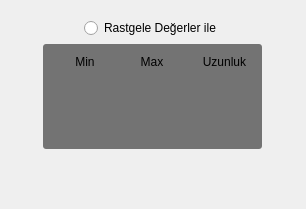
           <widget class="QFrame" name="frame_random_list_container">
            <property name="sizePolicy">
             <sizepolicy hsizetype="Fixed" vsizetype="Fixed">
              <horstretch>0</horstretch>
              <verstretch>0</verstretch>
             </sizepolicy>
            </property>
            <property name="minimumSize">
             <size>
              <width>306</width>
              <height>193</height>
             </size>
            </property>
            <property name="frameShape">
             <enum>QFrame::NoFrame</enum>
            </property>
            <property name="frameShadow">
             <enum>QFrame::Raised</enum>
            </property>
            <layout class="QVBoxLayout" name="verticalLayout_5">
             <property name="spacing">
              <number>0</number>
             </property>
             <property name="leftMargin">
              <number>0</number>
             </property>
             <property name="topMargin">
              <number>0</number>
             </property>
             <property name="rightMargin">
              <number>0</number>
             </property>
             <property name="bottomMargin">
              <number>0</number>
             </property>
             <item>
              <spacer name="verticalSpacer_7">
               <property name="orientation">
                <enum>Qt::Vertical</enum>
               </property>
               <property name="sizeType">
                <enum>QSizePolicy::Fixed</enum>
               </property>
               <property name="sizeHint" stdset="0">
                <size>
                 <width>20</width>
                 <height>18</height>
                </size>
               </property>
              </spacer>
             </item>
             <item alignment="Qt::AlignHCenter">
              <widget class="QRadioButton" name="radioButton_random_list">
               <property name="minimumSize">
                <size>
                 <width>0</width>
                 <height>0</height>
                </size>
               </property>
               <property name="cursor">
                <cursorShape>PointingHandCursor</cursorShape>
               </property>
               <property name="styleSheet">
                <string notr="true"/>
               </property>
               <property name="text">
                <string>Rastgele Değerler ile</string>
               </property>
               <property name="checkable">
                <bool>true</bool>
               </property>
              </widget>
             </item>
             <item>
              <spacer name="verticalSpacer_9">
               <property name="orientation">
                <enum>Qt::Vertical</enum>
               </property>
               <property name="sizeType">
                <enum>QSizePolicy::Fixed</enum>
               </property>
               <property name="sizeHint" stdset="0">
                <size>
                 <width>20</width>
                 <height>6</height>
                </size>
               </property>
              </spacer>
             </item>
             <item alignment="Qt::AlignHCenter|Qt::AlignVCenter">
              <widget class="QFrame" name="frame_random_list">
               <property name="enabled">
                <bool>true</bool>
               </property>
               <property name="sizePolicy">
                <sizepolicy hsizetype="Fixed" vsizetype="Fixed">
                 <horstretch>0</horstretch>
                 <verstretch>0</verstretch>
                </sizepolicy>
               </property>
               <property name="minimumSize">
                <size>
                 <width>200</width>
                 <height>100</height>
                </size>
               </property>
               <property name="maximumSize">
                <size>
                 <width>273</width>
                 <height>16777215</height>
                </size>
               </property>
               <property name="styleSheet">
                <string notr="true">background:#737373;
padding:0 3px 3px 3px;
border-radius:3px;</string>
               </property>
               <property name="frameShape">
                <enum>QFrame::NoFrame</enum>
               </property>
               <property name="frameShadow">
                <enum>QFrame::Raised</enum>
               </property>
               <layout class="QVBoxLayout" name="verticalLayout_6">
                <property name="spacing">
                 <number>0</number>
                </property>
                <property name="leftMargin">
                 <number>0</number>
                </property>
                <property name="topMargin">
                 <number>0</number>
                </property>
                <property name="rightMargin">
                 <number>0</number>
                </property>
                <property name="bottomMargin">
                 <number>0</number>
                </property>
                <item>
                 <widget class="QFrame" name="frame_random_list_label_container">
                  <property name="sizePolicy">
                   <sizepolicy hsizetype="Fixed" vsizetype="Fixed">
                    <horstretch>0</horstretch>
                    <verstretch>0</verstretch>
                   </sizepolicy>
                  </property>
                  <property name="minimumSize">
                   <size>
                    <width>213</width>
                    <height>30</height>
                   </size>
                  </property>
                  <property name="maximumSize">
                   <size>
                    <width>16777215</width>
                    <height>50</height>
                   </size>
                  </property>
                  <property name="frameShape">
                   <enum>QFrame::NoFrame</enum>
                  </property>
                  <property name="frameShadow">
                   <enum>QFrame::Raised</enum>
                  </property>
                  <layout class="QHBoxLayout" name="horizontalLayout_6">
                   <property name="spacing">
                    <number>11</number>
                   </property>
                   <property name="leftMargin">
                    <number>11</number>
                   </property>
                   <property name="topMargin">
                    <number>11</number>
                   </property>
                   <property name="rightMargin">
                    <number>11</number>
                   </property>
                   <property name="bottomMargin">
                    <number>11</number>
                   </property>
                   <item>
                    <widget class="QLabel" name="lbl_min">
                     <property name="sizePolicy">
                      <sizepolicy hsizetype="Fixed" vsizetype="Fixed">
                       <horstretch>0</horstretch>
                       <verstretch>0</verstretch>
                      </sizepolicy>
                     </property>
                     <property name="minimumSize">
                      <size>
                       <width>50</width>
                       <height>0</height>
                      </size>
                     </property>
                     <property name="font">
                      <font>
                       <pointsize>9</pointsize>
                      </font>
                     </property>
                     <property name="styleSheet">
                      <string notr="true"/>
                     </property>
                     <property name="text">
                      <string>Min</string>
                     </property>
                     <property name="alignment">
                      <set>Qt::AlignCenter</set>
                     </property>
                    </widget>
                   </item>
                   <item>
                    <widget class="QLabel" name="lbl_max">
                     <property name="sizePolicy">
                      <sizepolicy hsizetype="Fixed" vsizetype="Fixed">
                       <horstretch>0</horstretch>
                       <verstretch>0</verstretch>
                      </sizepolicy>
                     </property>
                     <property name="minimumSize">
                      <size>
                       <width>62</width>
                       <height>0</height>
                      </size>
                     </property>
                     <property name="font">
                      <font>
                       <pointsize>9</pointsize>
                      </font>
                     </property>
                     <property name="styleSheet">
                      <string notr="true"/>
                     </property>
                     <property name="text">
                      <string>Max</string>
                     </property>
                     <property name="alignment">
                      <set>Qt::AlignCenter</set>
                     </property>
                     <property name="margin">
                      <number>0</number>
                     </property>
                    </widget>
                   </item>
                   <item>
                    <widget class="QLabel" name="lbl_length">
                     <property name="sizePolicy">
                      <sizepolicy hsizetype="Fixed" vsizetype="Fixed">
                       <horstretch>0</horstretch>
                       <verstretch>0</verstretch>
                      </sizepolicy>
                     </property>
                     <property name="minimumSize">
                      <size>
                       <width>73</width>
                       <height>0</height>
                      </size>
                     </property>
                     <property name="font">
                      <font>
                       <pointsize>9</pointsize>
                      </font>
                     </property>
                     <property name="styleSheet">
                      <string notr="true"/>
                     </property>
                     <property name="text">
                      <string>Uzunluk</string>
                     </property>
                     <property name="alignment">
                      <set>Qt::AlignCenter</set>
                     </property>
                    </widget>
                   </item>
                  </layout>
                 </widget>
                </item>
                <item>
                 <widget class="QFrame" name="frame_random_list_lineEdit_container">
                  <property name="sizePolicy">
                   <sizepolicy hsizetype="Fixed" vsizetype="Fixed">
                    <horstretch>0</horstretch>
                    <verstretch>0</verstretch>
                   </sizepolicy>
                  </property>
                  <property name="minimumSize">
                   <size>
                    <width>213</width>
                    <height>60</height>
                   </size>
                  </property>
                  <property name="maximumSize">
                   <size>
                    <width>160</width>
                    <height>16777215</height>
                   </size>
                  </property>
                  <property name="frameShape">
                   <enum>QFrame::NoFrame</enum>
                  </property>
                  <property name="frameShadow">
                   <enum>QFrame::Raised</enum>
                  </property>
                  <layout class="QHBoxLayout" name="horizontalLayout_7">
                   <property name="spacing">
                    <number>7</number>
                   </property>
                   <property name="leftMargin">
                    <number>11</number>
                   </property>
                   <property name="topMargin">
                    <number>3</number>
                   </property>
                   <property name="rightMargin">
                    <number>11</number>
                   </property>
                   <property name="bottomMargin">
                    <number>3</number>
                   </property>
                   <item>
                    <widget class="QLineEdit" name="lineEdit_random_list_min">
                     <property name="sizePolicy">
                      <sizepolicy hsizetype="Fixed" vsizetype="Fixed">
                       <horstretch>0</horstretch>
                       <verstretch>0</verstretch>
                      </sizepolicy>
                     </property>
                     <property name="minimumSize">
                      <size>
                       <width>50</width>
                       <height>50</height>
                      </size>
                     </property>
                     <property name="maximumSize">
                      <size>
                       <width>50</width>
                       <height>50</height>
                      </size>
                     </property>
                     <property name="styleSheet">
                      <string notr="true">border-color:#A8A29E;</string>
                     </property>
                     <property name="maxLength">
                      <number>5</number>
                     </property>
                     <property name="alignment">
                      <set>Qt::AlignCenter</set>
                     </property>
                    </widget>
                   </item>
                   <item alignment="Qt::AlignHCenter">
                    <widget class="QLineEdit" name="lineEdit_random_list_max">
                     <property name="sizePolicy">
                      <sizepolicy hsizetype="Fixed" vsizetype="Fixed">
                       <horstretch>0</horstretch>
                       <verstretch>0</verstretch>
                      </sizepolicy>
                     </property>
                     <property name="minimumSize">
                      <size>
                       <width>50</width>
                       <height>50</height>
                      </size>
                     </property>
                     <property name="maximumSize">
                      <size>
                       <width>50</width>
                       <height>50</height>
                      </size>
                     </property>
                     <property name="styleSheet">
                      <string notr="true">border-color:#A8A29E;</string>
                     </property>
                     <property name="maxLength">
                      <number>5</number>
                     </property>
                     <property name="alignment">
                      <set>Qt::AlignCenter</set>
                     </property>
                    </widget>
                   </item>
                   <item>
                    <widget class="QLineEdit" name="lineEdit_random_list_length">
                     <property name="sizePolicy">
                      <sizepolicy hsizetype="Fixed" vsizetype="Fixed">
                       <horstretch>0</horstretch>
                       <verstretch>0</verstretch>
                      </sizepolicy>
                     </property>
                     <property name="minimumSize">
                      <size>
                       <width>50</width>
                       <height>50</height>
                      </size>
                     </property>
                     <property name="maximumSize">
                      <size>
                       <width>50</width>
                       <height>50</height>
                      </size>
                     </property>
                     <property name="styleSheet">
                      <string notr="true">border-color:#A8A29E;</string>
                     </property>
                     <property name="maxLength">
                      <number>5</number>
                     </property>
                     <property name="alignment">
                      <set>Qt::AlignCenter</set>
                     </property>
                    </widget>
                   </item>
                  </layout>
                 </widget>
                </item>
               </layout>
              </widget>
             </item>
             <item alignment="Qt::AlignHCenter">
              <widget class="QLabel" name="lbl_validation_message">
               <property name="sizePolicy">
                <sizepolicy hsizetype="Preferred" vsizetype="Fixed">
                 <horstretch>0</horstretch>
                 <verstretch>0</verstretch>
                </sizepolicy>
               </property>
               <property name="minimumSize">
                <size>
                 <width>0</width>
                 <height>60</height>
                </size>
               </property>
               <property name="text">
                <string/>
               </property>
               <property name="alignment">
                <set>Qt::AlignCenter</set>
               </property>
               <property name="wordWrap">
                <bool>true</bool>
               </property>
              </widget>
             </item>
            </layout>
           </widget>
